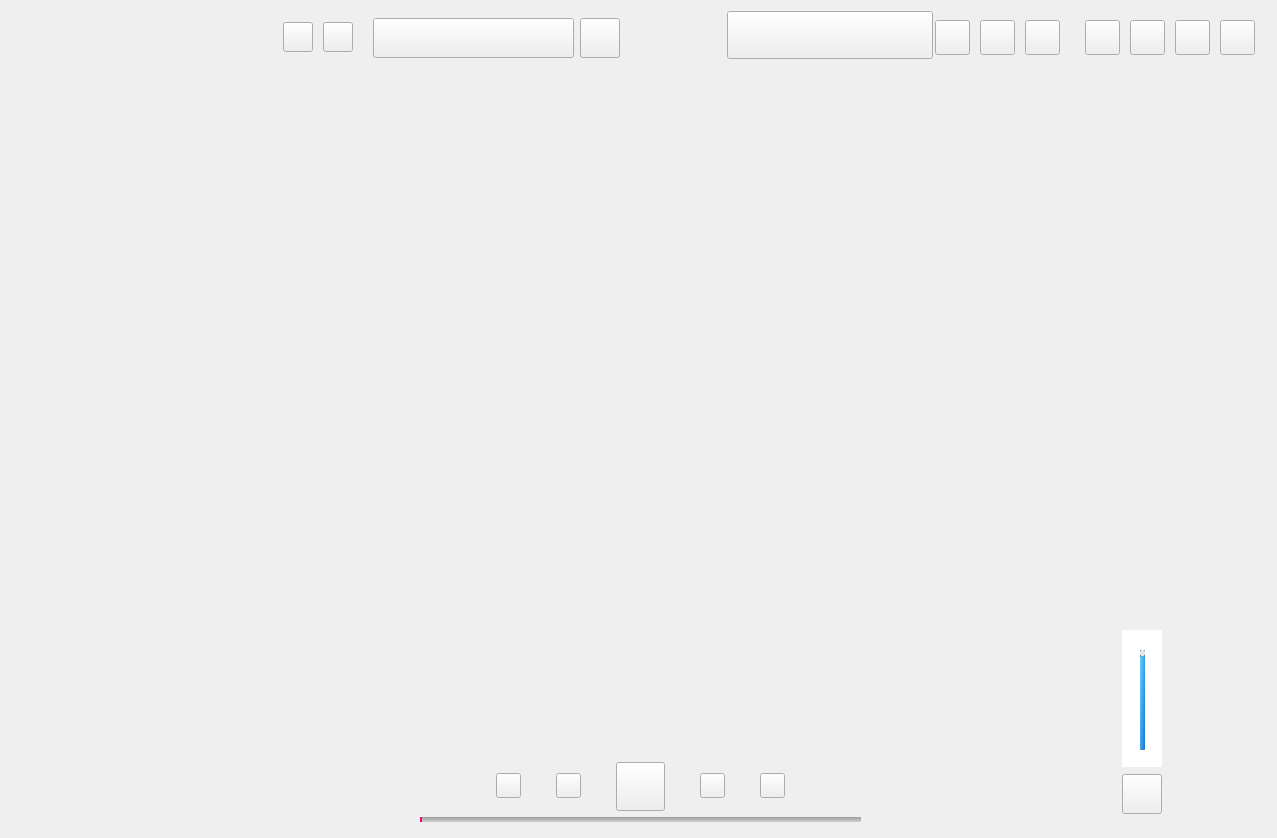
<?xml version="1.0" encoding="UTF-8"?>
<ui version="4.0">
 <class>Widget</class>
 <widget class="QWidget" name="Widget">
  <property name="geometry">
   <rect>
    <x>0</x>
    <y>0</y>
    <width>1277</width>
    <height>838</height>
   </rect>
  </property>
  <property name="sizePolicy">
   <sizepolicy hsizetype="Maximum" vsizetype="Maximum">
    <horstretch>0</horstretch>
    <verstretch>0</verstretch>
   </sizepolicy>
  </property>
  <property name="minimumSize">
   <size>
    <width>1277</width>
    <height>838</height>
   </size>
  </property>
  <property name="maximumSize">
   <size>
    <width>1920</width>
    <height>1080</height>
   </size>
  </property>
  <property name="windowTitle">
   <string>Widget</string>
  </property>
  <widget class="QPushButton" name="tbn_min">
   <property name="geometry">
    <rect>
     <x>1130</x>
     <y>20</y>
     <width>35</width>
     <height>35</height>
    </rect>
   </property>
   <property name="text">
    <string/>
   </property>
  </widget>
  <widget class="QPushButton" name="tbn_max">
   <property name="geometry">
    <rect>
     <x>1175</x>
     <y>20</y>
     <width>35</width>
     <height>35</height>
    </rect>
   </property>
   <property name="text">
    <string/>
   </property>
  </widget>
  <widget class="QPushButton" name="tbn_close">
   <property name="geometry">
    <rect>
     <x>1220</x>
     <y>20</y>
     <width>35</width>
     <height>35</height>
    </rect>
   </property>
   <property name="text">
    <string/>
   </property>
  </widget>
  <widget class="QLabel" name="tbn_close1">
   <property name="geometry">
    <rect>
     <x>1220</x>
     <y>20</y>
     <width>35</width>
     <height>35</height>
    </rect>
   </property>
   <property name="text">
    <string/>
   </property>
  </widget>
  <widget class="QLabel" name="tbn_max1">
   <property name="geometry">
    <rect>
     <x>1175</x>
     <y>20</y>
     <width>35</width>
     <height>35</height>
    </rect>
   </property>
   <property name="text">
    <string/>
   </property>
  </widget>
  <widget class="QLabel" name="tbn_min1">
   <property name="geometry">
    <rect>
     <x>1130</x>
     <y>20</y>
     <width>35</width>
     <height>35</height>
    </rect>
   </property>
   <property name="text">
    <string/>
   </property>
  </widget>
  <widget class="QLabel" name="wyy">
   <property name="geometry">
    <rect>
     <x>0</x>
     <y>0</y>
     <width>220</width>
     <height>75</height>
    </rect>
   </property>
   <property name="text">
    <string/>
   </property>
  </widget>
  <widget class="QPushButton" name="min">
   <property name="geometry">
    <rect>
     <x>1085</x>
     <y>20</y>
     <width>35</width>
     <height>35</height>
    </rect>
   </property>
   <property name="text">
    <string/>
   </property>
  </widget>
  <widget class="QLabel" name="min1">
   <property name="geometry">
    <rect>
     <x>1085</x>
     <y>20</y>
     <width>35</width>
     <height>35</height>
    </rect>
   </property>
   <property name="text">
    <string/>
   </property>
  </widget>
  <widget class="QPushButton" name="tbn_mail">
   <property name="geometry">
    <rect>
     <x>1025</x>
     <y>20</y>
     <width>35</width>
     <height>35</height>
    </rect>
   </property>
   <property name="text">
    <string/>
   </property>
  </widget>
  <widget class="QLabel" name="tbn_mail1">
   <property name="geometry">
    <rect>
     <x>1025</x>
     <y>20</y>
     <width>35</width>
     <height>35</height>
    </rect>
   </property>
   <property name="text">
    <string/>
   </property>
  </widget>
  <widget class="QLabel" name="separate">
   <property name="geometry">
    <rect>
     <x>1067</x>
     <y>20</y>
     <width>10</width>
     <height>35</height>
    </rect>
   </property>
   <property name="text">
    <string/>
   </property>
  </widget>
  <widget class="QLabel" name="tbn_setting1">
   <property name="geometry">
    <rect>
     <x>980</x>
     <y>20</y>
     <width>35</width>
     <height>35</height>
    </rect>
   </property>
   <property name="text">
    <string/>
   </property>
  </widget>
  <widget class="QPushButton" name="tbn_clothing">
   <property name="geometry">
    <rect>
     <x>935</x>
     <y>20</y>
     <width>35</width>
     <height>35</height>
    </rect>
   </property>
   <property name="text">
    <string/>
   </property>
  </widget>
  <widget class="QLabel" name="tbn_clothing1">
   <property name="geometry">
    <rect>
     <x>935</x>
     <y>20</y>
     <width>35</width>
     <height>35</height>
    </rect>
   </property>
   <property name="text">
    <string/>
   </property>
  </widget>
  <widget class="QPushButton" name="title_user">
   <property name="geometry">
    <rect>
     <x>727</x>
     <y>11</y>
     <width>206</width>
     <height>48</height>
    </rect>
   </property>
   <property name="text">
    <string/>
   </property>
  </widget>
  <widget class="QLabel" name="title_user1">
   <property name="geometry">
    <rect>
     <x>727</x>
     <y>12</y>
     <width>206</width>
     <height>48</height>
    </rect>
   </property>
   <property name="text">
    <string/>
   </property>
  </widget>
  <widget class="QPushButton" name="tbn_setting">
   <property name="geometry">
    <rect>
     <x>980</x>
     <y>20</y>
     <width>35</width>
     <height>35</height>
    </rect>
   </property>
   <property name="text">
    <string/>
   </property>
  </widget>
  <widget class="QPushButton" name="tbn_listening">
   <property name="geometry">
    <rect>
     <x>580</x>
     <y>18</y>
     <width>40</width>
     <height>40</height>
    </rect>
   </property>
   <property name="text">
    <string/>
   </property>
  </widget>
  <widget class="QLabel" name="tbn_listening1">
   <property name="geometry">
    <rect>
     <x>580</x>
     <y>18</y>
     <width>40</width>
     <height>40</height>
    </rect>
   </property>
   <property name="text">
    <string/>
   </property>
  </widget>
  <widget class="QLabel" name="title_searching1">
   <property name="geometry">
    <rect>
     <x>373</x>
     <y>18</y>
     <width>201</width>
     <height>40</height>
    </rect>
   </property>
   <property name="text">
    <string/>
   </property>
  </widget>
  <widget class="QPushButton" name="title_searching">
   <property name="geometry">
    <rect>
     <x>373</x>
     <y>18</y>
     <width>201</width>
     <height>40</height>
    </rect>
   </property>
   <property name="text">
    <string/>
   </property>
  </widget>
  <widget class="QLabel" name="change_right1">
   <property name="geometry">
    <rect>
     <x>323</x>
     <y>22</y>
     <width>30</width>
     <height>30</height>
    </rect>
   </property>
   <property name="text">
    <string/>
   </property>
  </widget>
  <widget class="QPushButton" name="change_right">
   <property name="geometry">
    <rect>
     <x>323</x>
     <y>22</y>
     <width>30</width>
     <height>30</height>
    </rect>
   </property>
   <property name="text">
    <string/>
   </property>
  </widget>
  <widget class="QPushButton" name="change_left">
   <property name="geometry">
    <rect>
     <x>283</x>
     <y>22</y>
     <width>30</width>
     <height>30</height>
    </rect>
   </property>
   <property name="text">
    <string/>
   </property>
  </widget>
  <widget class="QLabel" name="change_left1">
   <property name="geometry">
    <rect>
     <x>283</x>
     <y>22</y>
     <width>30</width>
     <height>30</height>
    </rect>
   </property>
   <property name="text">
    <string/>
   </property>
  </widget>
  <widget class="QLabel" name="cd">
   <property name="geometry">
    <rect>
     <x>15</x>
     <y>764</y>
     <width>62</width>
     <height>62</height>
    </rect>
   </property>
   <property name="text">
    <string/>
   </property>
  </widget>
  <widget class="QLabel" name="pause1">
   <property name="geometry">
    <rect>
     <x>616</x>
     <y>762</y>
     <width>49</width>
     <height>49</height>
    </rect>
   </property>
   <property name="text">
    <string/>
   </property>
  </widget>
  <widget class="QPushButton" name="pause">
   <property name="geometry">
    <rect>
     <x>616</x>
     <y>762</y>
     <width>49</width>
     <height>49</height>
    </rect>
   </property>
   <property name="text">
    <string/>
   </property>
  </widget>
  <widget class="QLabel" name="last1">
   <property name="geometry">
    <rect>
     <x>556</x>
     <y>773</y>
     <width>25</width>
     <height>25</height>
    </rect>
   </property>
   <property name="text">
    <string/>
   </property>
  </widget>
  <widget class="QLabel" name="next1">
   <property name="geometry">
    <rect>
     <x>700</x>
     <y>773</y>
     <width>25</width>
     <height>25</height>
    </rect>
   </property>
   <property name="text">
    <string/>
   </property>
  </widget>
  <widget class="QPushButton" name="lyric">
   <property name="geometry">
    <rect>
     <x>760</x>
     <y>773</y>
     <width>25</width>
     <height>25</height>
    </rect>
   </property>
   <property name="text">
    <string/>
   </property>
  </widget>
  <widget class="QLabel" name="lyric1">
   <property name="geometry">
    <rect>
     <x>760</x>
     <y>773</y>
     <width>25</width>
     <height>25</height>
    </rect>
   </property>
   <property name="text">
    <string/>
   </property>
  </widget>
  <widget class="QPushButton" name="range">
   <property name="geometry">
    <rect>
     <x>496</x>
     <y>773</y>
     <width>25</width>
     <height>25</height>
    </rect>
   </property>
   <property name="text">
    <string/>
   </property>
  </widget>
  <widget class="QLabel" name="range1">
   <property name="geometry">
    <rect>
     <x>496</x>
     <y>773</y>
     <width>25</width>
     <height>25</height>
    </rect>
   </property>
   <property name="text">
    <string/>
   </property>
  </widget>
  <widget class="QLabel" name="label">
   <property name="geometry">
    <rect>
     <x>90</x>
     <y>760</y>
     <width>151</width>
     <height>21</height>
    </rect>
   </property>
   <property name="text">
    <string/>
   </property>
  </widget>
  <widget class="QLabel" name="label_2">
   <property name="geometry">
    <rect>
     <x>70</x>
     <y>790</y>
     <width>72</width>
     <height>15</height>
    </rect>
   </property>
   <property name="text">
    <string/>
   </property>
  </widget>
  <widget class="QLabel" name="tbn2">
   <property name="geometry">
    <rect>
     <x>1181</x>
     <y>770</y>
     <width>91</width>
     <height>41</height>
    </rect>
   </property>
   <property name="text">
    <string/>
   </property>
  </widget>
  <widget class="QLabel" name="tbn1">
   <property name="geometry">
    <rect>
     <x>990</x>
     <y>770</y>
     <width>111</width>
     <height>41</height>
    </rect>
   </property>
   <property name="text">
    <string/>
   </property>
  </widget>
  <widget class="QLabel" name="voice1">
   <property name="geometry">
    <rect>
     <x>1122</x>
     <y>774</y>
     <width>40</width>
     <height>40</height>
    </rect>
   </property>
   <property name="text">
    <string/>
   </property>
  </widget>
  <widget class="QPushButton" name="voice">
   <property name="geometry">
    <rect>
     <x>1122</x>
     <y>774</y>
     <width>40</width>
     <height>40</height>
    </rect>
   </property>
   <property name="text">
    <string/>
   </property>
  </widget>
  <widget class="QSlider" name="voiceChange">
   <property name="geometry">
    <rect>
     <x>1137</x>
     <y>650</y>
     <width>10</width>
     <height>100</height>
    </rect>
   </property>
   <property name="styleSheet">
    <string notr="true">
QSlider::groove:vertical
{
    width: 5px;
    background: #C0C0C0;
    border: 1px solid #4A708B;
    border-radius: 1px;
    padding-left:-1px;
    padding-right:-1px;
    padding-top:-1px;
    padding-bottom:-1px;
}

QSlider::sub-page:vertical
{
    background: rgb(232, 232, 232);
    border: 1px solid rgb(232, 232, 232);
    border-radius: 2px;
}

QSlider::add-page:vertical
{
    width: 10px;
    background: qlineargradient(x1:0, y1:0, x2:0, y2:1, stop:0 #c4c4c4, stop:1 #B1B1B1);
    background: qlineargradient(x1:0, y1:0.2, x2:1, y2:1, stop:0 #5DCCFF, stop: 1 #1874CD);
    border: 0px solid #777;
    border-radius: 2px;
}

QSlider::handle:vertical 
{
    height: 11px;
    background: qradialgradient
    (
        spread:pad, cx:0.5, cy:0.5, radius:0.5, fx:0.5, fy:0.5, 
        stop:0.6 #45ADED, stop:0.778409 rgba(255, 255, 255, 255)
    );
    margin-left: -3px;
    margin-right: -3px;
    border-radius: 5px;
}

QSlider::handle:vertical:hover
{  
    height: 11px;
    background: qradialgradient
    (
        spread:pad, cx:0.5, cy:0.5, radius:0.5, fx:0.5, fy:0.5, 
        stop:0.6 #2A8BDA, stop:0.778409 rgba(255, 255, 255, 255)
    ); 
    margin-left: -3px;
    margin-right: -3px;
    border-radius: 5px;
}

QSlider::sub-page:vertical:disabled
{
    background: #00009C;
    border-color: #999;
}

QSlider::add-page:vertical:disabled
{
    background: #eee;
    border-color: #999;
}

QSlider::handle:vertical:disabled
{
    background: #eee;
    border: 1px solid #aaa;
    border-radius: 4px;
}</string>
   </property>
   <property name="maximum">
    <number>100</number>
   </property>
   <property name="pageStep">
    <number>10</number>
   </property>
   <property name="value">
    <number>100</number>
   </property>
   <property name="orientation">
    <enum>Qt::Vertical</enum>
   </property>
  </widget>
  <widget class="QLabel" name="voicechange">
   <property name="geometry">
    <rect>
     <x>1122</x>
     <y>630</y>
     <width>40</width>
     <height>137</height>
    </rect>
   </property>
   <property name="styleSheet">
    <string notr="true">background: rgb(255, 255, 255)</string>
   </property>
   <property name="text">
    <string/>
   </property>
  </widget>
  <widget class="QLabel" name="starttime">
   <property name="geometry">
    <rect>
     <x>370</x>
     <y>810</y>
     <width>41</width>
     <height>20</height>
    </rect>
   </property>
   <property name="text">
    <string/>
   </property>
  </widget>
  <widget class="QLabel" name="endtime">
   <property name="geometry">
    <rect>
     <x>870</x>
     <y>810</y>
     <width>41</width>
     <height>20</height>
    </rect>
   </property>
   <property name="text">
    <string/>
   </property>
  </widget>
  <widget class="QSlider" name="horizontalSlider">
   <property name="geometry">
    <rect>
     <x>420</x>
     <y>817</y>
     <width>441</width>
     <height>5</height>
    </rect>
   </property>
   <property name="styleSheet">
    <string notr="true">QSlider::groove:horizontal {
		border-radius: 5px;
        height: 10px;
}
QSlider::handle:horizontal {
        width: 3px;
		background:rgb(255, 0, 127);
        margin: -13px -1px -10px -1px;
}
QSlider::sub-page:horizontal{    
		background: qlineargradient(x1: 0, y1: 0, x2: 0, y2: 1, stop: 0 rgb(230, 230, 230), stop: 1 rgb(255, 0, 0));
}
QSlider::add-page:horizontal {
   		 background: qlineargradient(x1: 0, y1: 0, x2: 0, y2: 1, stop: 0 rgb(124, 124, 124), stop: 1.0 rgb(230, 230, 230));
}
</string>
   </property>
   <property name="orientation">
    <enum>Qt::Horizontal</enum>
   </property>
  </widget>
  <widget class="QPushButton" name="next">
   <property name="geometry">
    <rect>
     <x>700</x>
     <y>773</y>
     <width>25</width>
     <height>25</height>
    </rect>
   </property>
   <property name="text">
    <string/>
   </property>
  </widget>
  <widget class="QPushButton" name="last">
   <property name="geometry">
    <rect>
     <x>556</x>
     <y>773</y>
     <width>25</width>
     <height>25</height>
    </rect>
   </property>
   <property name="text">
    <string/>
   </property>
  </widget>
  <zorder>voicechange</zorder>
  <zorder>tbn_min</zorder>
  <zorder>tbn_max</zorder>
  <zorder>tbn_close</zorder>
  <zorder>tbn_close1</zorder>
  <zorder>tbn_max1</zorder>
  <zorder>tbn_min1</zorder>
  <zorder>wyy</zorder>
  <zorder>min</zorder>
  <zorder>min1</zorder>
  <zorder>tbn_mail</zorder>
  <zorder>tbn_mail1</zorder>
  <zorder>separate</zorder>
  <zorder>tbn_setting1</zorder>
  <zorder>tbn_clothing</zorder>
  <zorder>tbn_clothing1</zorder>
  <zorder>title_user</zorder>
  <zorder>title_user1</zorder>
  <zorder>tbn_setting</zorder>
  <zorder>tbn_listening</zorder>
  <zorder>tbn_listening1</zorder>
  <zorder>title_searching1</zorder>
  <zorder>title_searching</zorder>
  <zorder>change_right1</zorder>
  <zorder>change_right</zorder>
  <zorder>change_left</zorder>
  <zorder>change_left1</zorder>
  <zorder>cd</zorder>
  <zorder>pause1</zorder>
  <zorder>pause</zorder>
  <zorder>last1</zorder>
  <zorder>next1</zorder>
  <zorder>lyric</zorder>
  <zorder>lyric1</zorder>
  <zorder>range</zorder>
  <zorder>range1</zorder>
  <zorder>label</zorder>
  <zorder>label_2</zorder>
  <zorder>tbn2</zorder>
  <zorder>tbn1</zorder>
  <zorder>voice1</zorder>
  <zorder>voice</zorder>
  <zorder>voiceChange</zorder>
  <zorder>starttime</zorder>
  <zorder>endtime</zorder>
  <zorder>horizontalSlider</zorder>
  <zorder>next</zorder>
  <zorder>last</zorder>
 </widget>
 <layoutdefault spacing="6" margin="11"/>
 <resources/>
 <connections/>
</ui>
